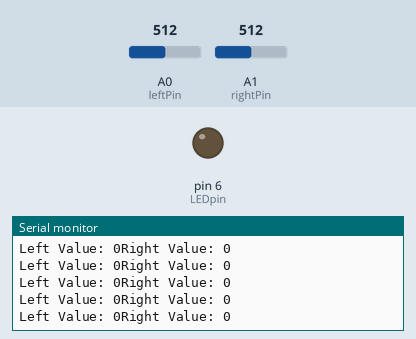
Bench run of a sketch on a simulated Arduino Uno, built with avr-gcc and run on an emulated ATmega328P. Parts: output pins drawn as LEDs (lit = HIGH), the last lines printed to the serial monitor. The inputs (shaded band) are chosen by the test bench; at power-on: A0 (leftPin) = 512, A1 (rightPin) = 512.

Above: at 1.2 s.
1.3 s: A0 (leftPin) set to 716
At 2.2 s:
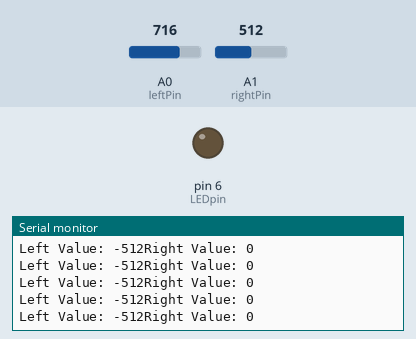
4.3 s: A1 (rightPin) set to 716
At 4.9 s:
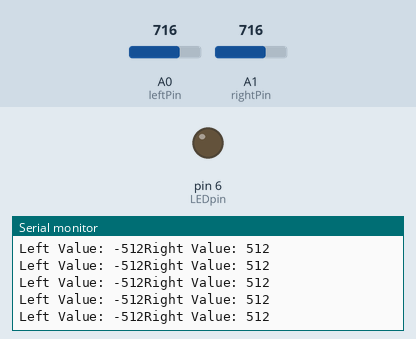

Measured:
- after the input at 1.3 s, the serial monitor: prints a new line after 0.09 s (image 1)
- after the input at 4.3 s, the serial monitor: prints a new line after 0.08 s (image 2)

The sketch:

readTwoAnalogMapped.ino
```cpp
#define HALF_RANGE 15


int leftPin = A0;    // select the input pin for the potentiometer
int rightPin = A1;    // select the input pin for the potentiometer

int LEDpin = 6;
int leftVal, leftAnal = 0;
int rightVal, rightAnal = 0;
int leftMid, leftLow, leftHi;
int rightMid, rightLow, rightHi;

void setup() {
  pinMode(LEDpin, OUTPUT);  // declare the ledPin as an OUTPUT
  Serial.begin(9600);
  leftMid = analogRead(leftPin);    // read the value from the sensor
  rightMid = analogRead(rightPin);
  leftLow = leftMid - HALF_RANGE;
  rightLow = rightMid - HALF_RANGE;
  leftHi = leftMid + HALF_RANGE;
  rightHi = rightMid + HALF_RANGE;
}

void loop() {

// analogVal = map(analogRead(inPin),0,1023,-512,512);    // read the value from the sensor
leftAnal = analogRead(leftPin);    // read the value from the sensor
rightAnal = analogRead(rightPin);
if (leftAnal > leftHi){
    leftHi = leftAnal;
  }
if (rightAnal > rightHi){
    rightHi = rightAnal;
  }
if (leftAnal < leftLow){
    leftLow = leftAnal;
  }
if (rightAnal < rightLow){
    rightLow = rightAnal;
  }

leftVal = map(leftAnal, leftLow,leftHi,512,-512);    // read the value from the sensor
rightVal = map(rightAnal,rightLow,rightHi,-512,512);    // read the value from the sensor
//  pwmLED = map(analogRead(inPin),0,1023,0,255);    // read the value from the sensor
//  analogWrite(LEDpin,pwmLED);
//  Serial.print("LeftMid: ");
//  Serial.print(leftMid);
  Serial.print("Left Value: " );
  Serial.print(leftVal);
  Serial.print("Right Value: " );
  Serial.print(rightVal);
//    Serial.print("Left Anal: " );
//  Serial.print(leftAnal);
//  Serial.print("Right Anal: " );
//  Serial.println(rightAnal);
Serial.println();
}
```
